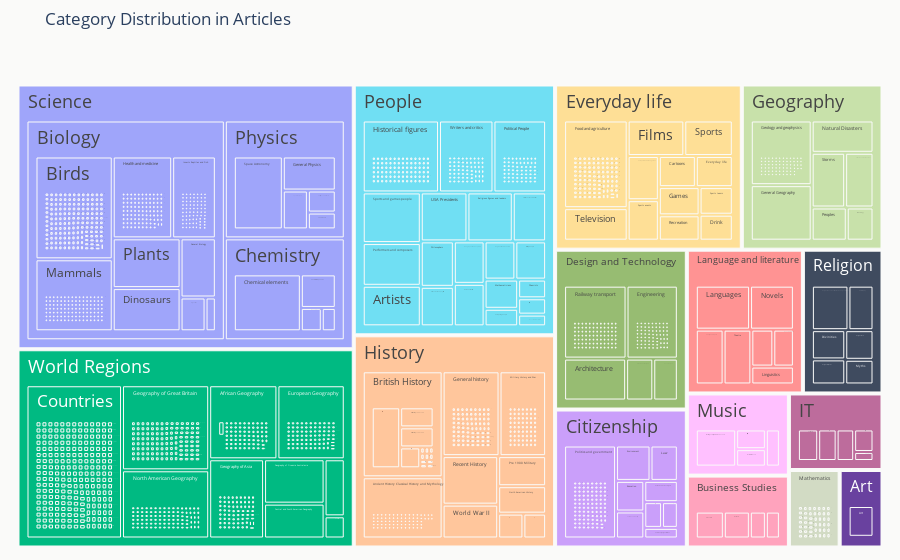

Notebook code cell kept with this figure:
### Code cell
# Save the Plotly figure as a full HTML file
#cat_fig = create_colored_treemap(labels_filtered, parents_filtered, values_filtered, ids_filtered,color_palette=config.PALETTE_CATEGORY_DICT_COLORS, title="Category Distribution in Articles", background_color="#fafaf9")
#cat_fig.write_html("plots_web_site/categories.html", include_plotlyjs="cdn")

### Figure 1 — Plotly figure (JSON) as saved in the notebook; plotly's stock layout.template omitted (floating-point values rounded to 4 significant figures; data arrays with more than 128 entries replaced by an {"elided": "..."} marker saying what was removed)
{"data": [{"branchvalues": "total", "ids": {"elided": "4726 str values"}, "labels": {"elided": "4726 str values"}, "marker": {"colors": {"elided": "4726 str values"}}, "parents": {"elided": "4726 str values"}, "textfont": {"size": 18}, "type": "treemap", "values": {"elided": "4726 int values"}}], "layout": {"margin": {"b": 5, "l": 10, "r": 10, "t": 50}, "paper_bgcolor": "#fafaf9", "plot_bgcolor": "#fafaf9", "title": {"text": "Category Distribution in Articles"}}}
